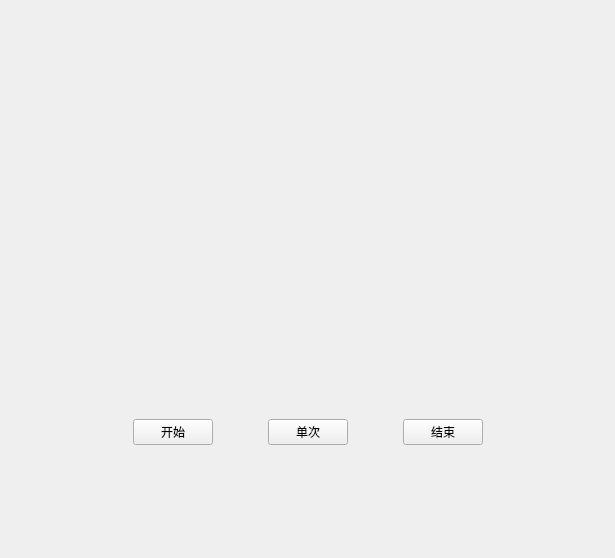
<?xml version="1.0" encoding="UTF-8"?>
<ui version="4.0">
 <class>Widget</class>
 <widget class="QWidget" name="Widget">
  <property name="geometry">
   <rect>
    <x>0</x>
    <y>0</y>
    <width>615</width>
    <height>558</height>
   </rect>
  </property>
  <property name="windowTitle">
   <string>Widget</string>
  </property>
  <layout class="QGridLayout" name="gridLayout_2">
   <item row="0" column="0">
    <layout class="QGridLayout" name="gridLayout">
     <item row="0" column="1">
      <spacer name="verticalSpacer">
       <property name="orientation">
        <enum>Qt::Vertical</enum>
       </property>
       <property name="sizeHint" stdset="0">
        <size>
         <width>20</width>
         <height>40</height>
        </size>
       </property>
      </spacer>
     </item>
     <item row="1" column="0">
      <spacer name="horizontalSpacer_3">
       <property name="orientation">
        <enum>Qt::Horizontal</enum>
       </property>
       <property name="sizeHint" stdset="0">
        <size>
         <width>40</width>
         <height>20</height>
        </size>
       </property>
      </spacer>
     </item>
     <item row="1" column="1" rowspan="2">
      <layout class="QVBoxLayout" name="verticalLayout">
       <item>
        <widget class="QLabel" name="imgLabel">
         <property name="minimumSize">
          <size>
           <width>350</width>
           <height>300</height>
          </size>
         </property>
         <property name="maximumSize">
          <size>
           <width>350</width>
           <height>300</height>
          </size>
         </property>
         <property name="text">
          <string/>
         </property>
         <property name="scaledContents">
          <bool>true</bool>
         </property>
        </widget>
       </item>
       <item>
        <layout class="QHBoxLayout" name="horizontalLayout">
         <item>
          <widget class="QPushButton" name="startButton">
           <property name="text">
            <string>开始</string>
           </property>
          </widget>
         </item>
         <item>
          <spacer name="horizontalSpacer">
           <property name="orientation">
            <enum>Qt::Horizontal</enum>
           </property>
           <property name="sizeHint" stdset="0">
            <size>
             <width>40</width>
             <height>20</height>
            </size>
           </property>
          </spacer>
         </item>
         <item>
          <widget class="QPushButton" name="singleButton">
           <property name="text">
            <string>单次</string>
           </property>
          </widget>
         </item>
         <item>
          <spacer name="horizontalSpacer_2">
           <property name="orientation">
            <enum>Qt::Horizontal</enum>
           </property>
           <property name="sizeHint" stdset="0">
            <size>
             <width>40</width>
             <height>20</height>
            </size>
           </property>
          </spacer>
         </item>
         <item>
          <widget class="QPushButton" name="pauseButton">
           <property name="text">
            <string>结束</string>
           </property>
          </widget>
         </item>
        </layout>
       </item>
      </layout>
     </item>
     <item row="2" column="2">
      <spacer name="horizontalSpacer_4">
       <property name="orientation">
        <enum>Qt::Horizontal</enum>
       </property>
       <property name="sizeHint" stdset="0">
        <size>
         <width>40</width>
         <height>20</height>
        </size>
       </property>
      </spacer>
     </item>
     <item row="3" column="1">
      <spacer name="verticalSpacer_2">
       <property name="orientation">
        <enum>Qt::Vertical</enum>
       </property>
       <property name="sizeHint" stdset="0">
        <size>
         <width>20</width>
         <height>40</height>
        </size>
       </property>
      </spacer>
     </item>
    </layout>
   </item>
  </layout>
 </widget>
 <layoutdefault spacing="6" margin="11"/>
 <resources/>
 <connections/>
</ui>
